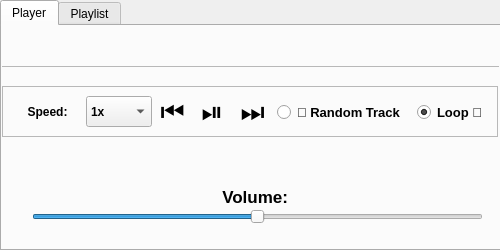
<?xml version="1.0" encoding="UTF-8"?>
<ui version="4.0">
 <class>Playlist</class>
 <widget class="QDialog" name="Playlist">
  <property name="geometry">
   <rect>
    <x>0</x>
    <y>0</y>
    <width>500</width>
    <height>250</height>
   </rect>
  </property>
  <property name="windowTitle">
   <string>Dialog</string>
  </property>
  <widget class="QTabWidget" name="tabWidget">
   <property name="geometry">
    <rect>
     <x>0</x>
     <y>0</y>
     <width>501</width>
     <height>251</height>
    </rect>
   </property>
   <property name="currentIndex">
    <number>0</number>
   </property>
   <widget class="QWidget" name="player_tab">
    <attribute name="title">
     <string>Player</string>
    </attribute>
    <widget class="QFrame" name="frame_2">
     <property name="geometry">
      <rect>
       <x>-11</x>
       <y>-10</y>
       <width>541</width>
       <height>51</height>
      </rect>
     </property>
     <property name="frameShape">
      <enum>QFrame::Shape::StyledPanel</enum>
     </property>
     <property name="frameShadow">
      <enum>QFrame::Shadow::Raised</enum>
     </property>
     <widget class="QLabel" name="song_label">
      <property name="geometry">
       <rect>
        <x>8</x>
        <y>5</y>
        <width>501</width>
        <height>51</height>
       </rect>
      </property>
      <property name="font">
       <font>
        <pointsize>11</pointsize>
        <bold>true</bold>
       </font>
      </property>
      <property name="accessibleName">
       <string notr="true"/>
      </property>
      <property name="text">
       <string/>
      </property>
      <property name="alignment">
       <set>Qt::AlignmentFlag::AlignCenter</set>
      </property>
     </widget>
    </widget>
    <widget class="QFrame" name="frame_3">
     <property name="geometry">
      <rect>
       <x>0</x>
       <y>60</y>
       <width>496</width>
       <height>51</height>
      </rect>
     </property>
     <property name="frameShape">
      <enum>QFrame::Shape::StyledPanel</enum>
     </property>
     <property name="frameShadow">
      <enum>QFrame::Shadow::Raised</enum>
     </property>
     <widget class="QPushButton" name="next_button">
      <property name="geometry">
       <rect>
        <x>230</x>
        <y>0</y>
        <width>41</width>
        <height>51</height>
       </rect>
      </property>
      <property name="font">
       <font>
        <pointsize>20</pointsize>
       </font>
      </property>
      <property name="autoFillBackground">
       <bool>false</bool>
      </property>
      <property name="styleSheet">
       <string notr="true">border: none;</string>
      </property>
      <property name="text">
       <string notr="true">⏭️</string>
      </property>
      <property name="checkable">
       <bool>false</bool>
      </property>
      <property name="autoDefault">
       <bool>true</bool>
      </property>
      <property name="default">
       <bool>false</bool>
      </property>
      <property name="flat">
       <bool>false</bool>
      </property>
     </widget>
     <widget class="QPushButton" name="previous_button">
      <property name="geometry">
       <rect>
        <x>150</x>
        <y>0</y>
        <width>41</width>
        <height>51</height>
       </rect>
      </property>
      <property name="font">
       <font>
        <pointsize>20</pointsize>
       </font>
      </property>
      <property name="autoFillBackground">
       <bool>false</bool>
      </property>
      <property name="styleSheet">
       <string notr="true">border: none;</string>
      </property>
      <property name="text">
       <string notr="true">⏮️</string>
      </property>
      <property name="checkable">
       <bool>false</bool>
      </property>
      <property name="autoDefault">
       <bool>true</bool>
      </property>
      <property name="default">
       <bool>false</bool>
      </property>
      <property name="flat">
       <bool>false</bool>
      </property>
     </widget>
     <widget class="QPushButton" name="play_pause_button">
      <property name="geometry">
       <rect>
        <x>190</x>
        <y>0</y>
        <width>41</width>
        <height>51</height>
       </rect>
      </property>
      <property name="font">
       <font>
        <pointsize>20</pointsize>
       </font>
      </property>
      <property name="autoFillBackground">
       <bool>false</bool>
      </property>
      <property name="styleSheet">
       <string notr="true">border: none;</string>
      </property>
      <property name="text">
       <string notr="true">⏯️</string>
      </property>
      <property name="checkable">
       <bool>false</bool>
      </property>
      <property name="autoDefault">
       <bool>true</bool>
      </property>
      <property name="default">
       <bool>false</bool>
      </property>
      <property name="flat">
       <bool>false</bool>
      </property>
     </widget>
     <widget class="QComboBox" name="speed_combo">
      <property name="geometry">
       <rect>
        <x>84</x>
        <y>10</y>
        <width>66</width>
        <height>31</height>
       </rect>
      </property>
      <property name="font">
       <font>
        <family>Arial</family>
        <pointsize>9</pointsize>
        <bold>true</bold>
       </font>
      </property>
      <property name="currentText">
       <string notr="true">1x</string>
      </property>
      <property name="currentIndex">
       <number>3</number>
      </property>
      <item>
       <property name="text">
        <string>0.25x</string>
       </property>
      </item>
      <item>
       <property name="text">
        <string>0.50x</string>
       </property>
      </item>
      <item>
       <property name="text">
        <string>0.75x</string>
       </property>
      </item>
      <item>
       <property name="text">
        <string>1x</string>
       </property>
      </item>
      <item>
       <property name="text">
        <string>1.25x</string>
       </property>
      </item>
      <item>
       <property name="text">
        <string>1.50x</string>
       </property>
      </item>
      <item>
       <property name="text">
        <string>1.75x</string>
       </property>
      </item>
      <item>
       <property name="text">
        <string>2x</string>
       </property>
      </item>
      <item>
       <property name="text">
        <string>3x</string>
       </property>
      </item>
      <item>
       <property name="text">
        <string>4x</string>
       </property>
      </item>
     </widget>
     <widget class="QLabel" name="label_2">
      <property name="geometry">
       <rect>
        <x>0</x>
        <y>0</y>
        <width>91</width>
        <height>51</height>
       </rect>
      </property>
      <property name="font">
       <font>
        <family>Arial</family>
        <pointsize>9</pointsize>
        <bold>true</bold>
       </font>
      </property>
      <property name="text">
       <string>Speed:</string>
      </property>
      <property name="alignment">
       <set>Qt::AlignmentFlag::AlignCenter</set>
      </property>
     </widget>
     <widget class="QGroupBox" name="groupBox">
      <property name="geometry">
       <rect>
        <x>270</x>
        <y>-10</y>
        <width>226</width>
        <height>71</height>
       </rect>
      </property>
      <property name="styleSheet">
       <string notr="true">border: none;</string>
      </property>
      <property name="title">
       <string/>
      </property>
      <property name="alignment">
       <set>Qt::AlignmentFlag::AlignCenter</set>
      </property>
      <property name="flat">
       <bool>false</bool>
      </property>
      <widget class="QRadioButton" name="loop_check">
       <property name="geometry">
        <rect>
         <x>145</x>
         <y>11</y>
         <width>76</width>
         <height>51</height>
        </rect>
       </property>
       <property name="font">
        <font>
         <family>Arial</family>
         <pointsize>10</pointsize>
         <bold>true</bold>
        </font>
       </property>
       <property name="text">
        <string notr="true">Loop 🔁</string>
       </property>
       <property name="checked">
        <bool>true</bool>
       </property>
      </widget>
      <widget class="QRadioButton" name="random_track_check">
       <property name="geometry">
        <rect>
         <x>5</x>
         <y>11</y>
         <width>136</width>
         <height>51</height>
        </rect>
       </property>
       <property name="font">
        <font>
         <family>Arial</family>
         <pointsize>10</pointsize>
         <bold>true</bold>
        </font>
       </property>
       <property name="text">
        <string>🔀 Random Track</string>
       </property>
      </widget>
     </widget>
    </widget>
    <widget class="QSlider" name="volume_slider">
     <property name="geometry">
      <rect>
       <x>30</x>
       <y>180</y>
       <width>451</width>
       <height>21</height>
      </rect>
     </property>
     <property name="maximum">
      <number>100</number>
     </property>
     <property name="value">
      <number>50</number>
     </property>
     <property name="orientation">
      <enum>Qt::Orientation::Horizontal</enum>
     </property>
    </widget>
    <widget class="QLabel" name="volume_label">
     <property name="geometry">
      <rect>
       <x>30</x>
       <y>160</y>
       <width>451</width>
       <height>21</height>
      </rect>
     </property>
     <property name="font">
      <font>
       <pointsize>13</pointsize>
       <bold>true</bold>
      </font>
     </property>
     <property name="text">
      <string notr="true">Volume: </string>
     </property>
     <property name="alignment">
      <set>Qt::AlignmentFlag::AlignCenter</set>
     </property>
    </widget>
   </widget>
   <widget class="QWidget" name="playlist_tab">
    <attribute name="title">
     <string>Playlist</string>
    </attribute>
    <widget class="QScrollArea" name="scrollArea">
     <property name="geometry">
      <rect>
       <x>0</x>
       <y>30</y>
       <width>491</width>
       <height>160</height>
      </rect>
     </property>
     <property name="sizePolicy">
      <sizepolicy hsizetype="Fixed" vsizetype="Fixed">
       <horstretch>0</horstretch>
       <verstretch>0</verstretch>
      </sizepolicy>
     </property>
     <property name="frameShape">
      <enum>QFrame::Shape::NoFrame</enum>
     </property>
     <property name="verticalScrollBarPolicy">
      <enum>Qt::ScrollBarPolicy::ScrollBarAsNeeded</enum>
     </property>
     <property name="horizontalScrollBarPolicy">
      <enum>Qt::ScrollBarPolicy::ScrollBarAsNeeded</enum>
     </property>
     <property name="widgetResizable">
      <bool>true</bool>
     </property>
     <property name="alignment">
      <set>Qt::AlignmentFlag::AlignCenter</set>
     </property>
     <widget class="QWidget" name="scrollAreaWidgetContents">
      <property name="geometry">
       <rect>
        <x>0</x>
        <y>0</y>
        <width>491</width>
        <height>160</height>
       </rect>
      </property>
     </widget>
    </widget>
    <widget class="QFrame" name="frame">
     <property name="geometry">
      <rect>
       <x>-20</x>
       <y>-20</y>
       <width>521</width>
       <height>51</height>
      </rect>
     </property>
     <property name="frameShape">
      <enum>QFrame::Shape::StyledPanel</enum>
     </property>
     <property name="frameShadow">
      <enum>QFrame::Shadow::Raised</enum>
     </property>
     <widget class="QLabel" name="label">
      <property name="geometry">
       <rect>
        <x>180</x>
        <y>20</y>
        <width>131</width>
        <height>31</height>
       </rect>
      </property>
      <property name="font">
       <font>
        <family>Arial</family>
        <pointsize>13</pointsize>
        <bold>true</bold>
       </font>
      </property>
      <property name="text">
       <string>Available Songs:</string>
      </property>
      <property name="textFormat">
       <enum>Qt::TextFormat::AutoText</enum>
      </property>
      <property name="scaledContents">
       <bool>false</bool>
      </property>
      <property name="openExternalLinks">
       <bool>false</bool>
      </property>
     </widget>
     <widget class="QLabel" name="songs_count_label">
      <property name="geometry">
       <rect>
        <x>320</x>
        <y>20</y>
        <width>51</width>
        <height>31</height>
       </rect>
      </property>
      <property name="font">
       <font>
        <family>Arial</family>
        <pointsize>13</pointsize>
        <bold>true</bold>
        <underline>false</underline>
       </font>
      </property>
      <property name="text">
       <string/>
      </property>
      <property name="textFormat">
       <enum>Qt::TextFormat::AutoText</enum>
      </property>
      <property name="scaledContents">
       <bool>false</bool>
      </property>
      <property name="openExternalLinks">
       <bool>false</bool>
      </property>
     </widget>
     <widget class="QCheckBox" name="thumbnail_check">
      <property name="geometry">
       <rect>
        <x>370</x>
        <y>20</y>
        <width>141</width>
        <height>31</height>
       </rect>
      </property>
      <property name="font">
       <font>
        <family>Arial</family>
        <pointsize>11</pointsize>
        <bold>true</bold>
       </font>
      </property>
      <property name="text">
       <string>Show Thumbnail</string>
      </property>
      <property name="iconSize">
       <size>
        <width>16</width>
        <height>16</height>
       </size>
      </property>
      <property name="checked">
       <bool>false</bool>
      </property>
      <property name="tristate">
       <bool>false</bool>
      </property>
     </widget>
    </widget>
   </widget>
  </widget>
 </widget>
 <resources/>
 <connections/>
</ui>
